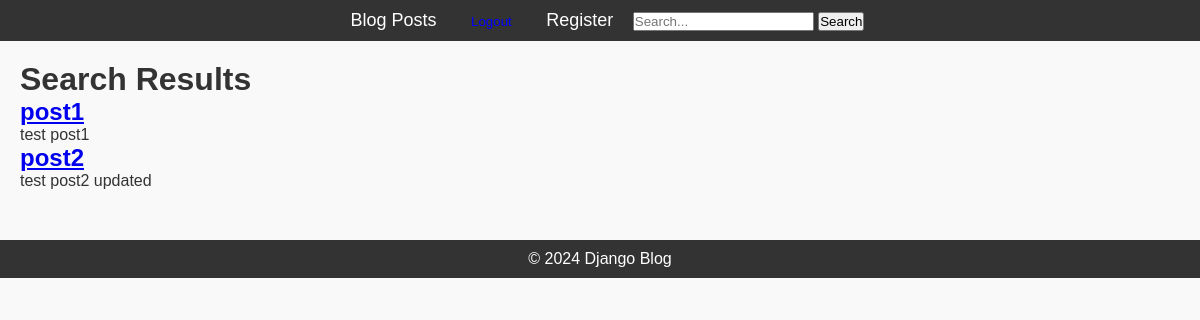
The app's page /search/, older data.
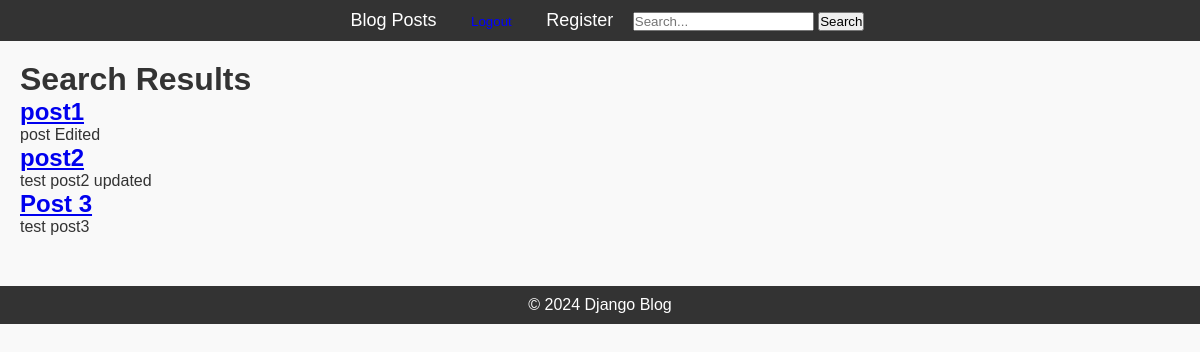
The same page, newer data.
### blog/models.py (models this page shows, shortened)
class Post(models.Model):
    title = models.CharField(max_length=200)
    content = models.TextField()
    published_date = models.DateTimeField(auto_now_add=True)
    author = models.ForeignKey(User, on_delete=models.CASCADE, related_name='posts')
    tags = TaggableManager()  # Add tags functionality

### blog/views.py (the view)
# urls.py: path('search/', SearchView.as_view(), name='search'),
class SearchView(ListView):
    model = Post
    template_name = 'blog/search_results.html'
    context_object_name = 'posts'
    def get_queryset(self):
        query = self.request.GET.get('q', '')
        if query:
            return Post.objects.filter(
                Q(title__icontains=query) |
                Q(content__icontains=query) |
                Q(tags__name__icontains=query)
            ).distinct()
        return Post.objects.all()
    def get_context_data(self, **kwargs):
        context = super().get_context_data(**kwargs)
        context['query'] = self.request.GET.get('q', '')
        return context

### blog/templates/blog/search_results.html (shortened to what this page needs)
{% extends 'blog/base.html' %}
{% load static %}
{% block content %}
<h1>Search Results</h1>
{% if posts %}
    {% for post in posts %}
        <div>
            <h2><a href="{% url 'post-detail' post.pk %}">{{ post.title }}</a></h2>
            <p>{{ post.content|truncatewords:20 }}</p>
        </div>
    {% endfor %}
{% else %}
    <p>No posts match your search criteria.</p>
{% endif %}
{% endblock %}

Row changes from the older to the newer data that the page shows:
changed Post "post1": content "test post1" → "post Edited"
added Post: title "Post 3", content "test post3"
